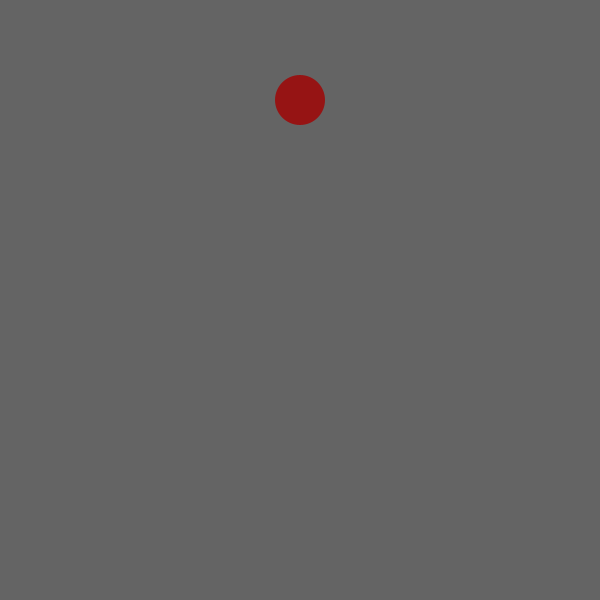
Frame 1 (no input)
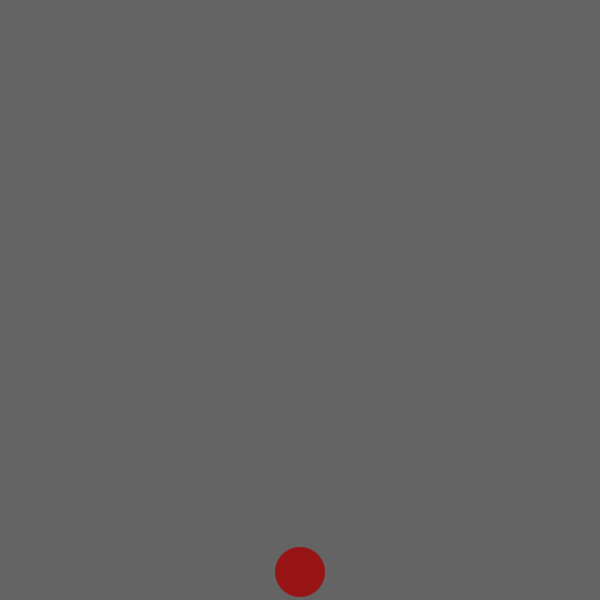
Frame 60 (the mouse pressed at the canvas centre just before this capture)
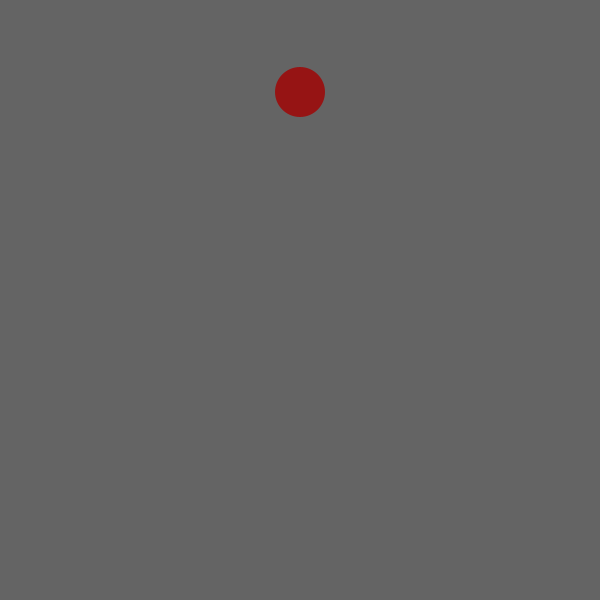
Frame 120 (the mouse held since frame 60 and released just before this capture)

The Processing sketch that drew these frames (run headless with seeded random() and noise(); from frame 60 on, the mouse is pressed at the canvas centre):

// Processing sketch: processing_43318
// ── processing_43318.pde

float xPos;
float yPos;
float dia;
float speed=8;
void setup() {
  size (600, 600);
  smooth();
  xPos=300;
  yPos=100;
  dia=30;
  frameRate = 3;
}

void draw() {
  background(100, 100, 100);
  noStroke();
  fill(150, 20, 20);
  ellipse(xPos, yPos, 50, 50);
  
  yPos+=speed; //ball'speed relate to float speed=8
  if (yPos>=height-dia) {
     speed*=-1;
}
  if (yPos<=0+dia){
     speed*=-1;
  }
    
}
